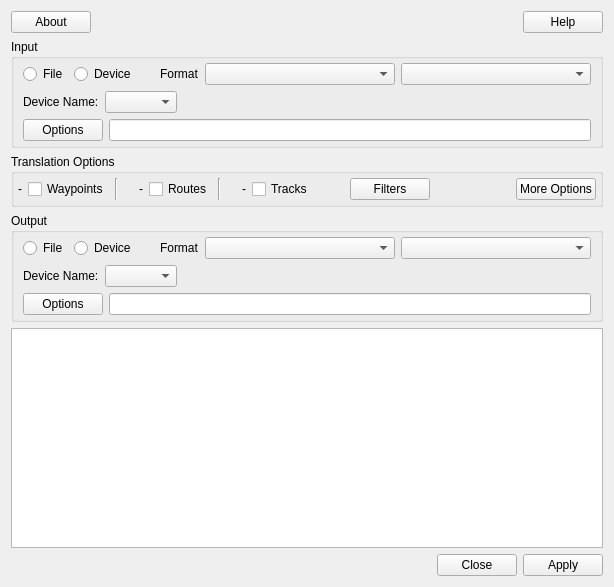
<ui version="4.0" >
 <class>MainDlg</class>
 <widget class="QWidget" name="MainDlg" >
  <property name="geometry" >
   <rect>
    <x>0</x>
    <y>0</y>
    <width>614</width>
    <height>587</height>
   </rect>
  </property>
  <property name="sizePolicy" >
   <sizepolicy vsizetype="Preferred" hsizetype="Preferred" >
    <horstretch>0</horstretch>
    <verstretch>10</verstretch>
   </sizepolicy>
  </property>
  <property name="windowTitle" >
   <string>GpsBabel</string>
  </property>
  <layout class="QVBoxLayout" name="verticalLayout_5" >
   <item>
    <layout class="QHBoxLayout" name="horizontalLayout" >
     <item>
      <widget class="QPushButton" name="aboutButton" >
       <property name="text" >
        <string>About</string>
       </property>
       <property name="icon" >
        <iconset resource="app.qrc" >
         <normaloff>:/images/appicon.png</normaloff>:/images/appicon.png</iconset>
       </property>
      </widget>
     </item>
     <item>
      <spacer name="horizontalSpacer" >
       <property name="orientation" >
        <enum>Qt::Horizontal</enum>
       </property>
       <property name="sizeHint" stdset="0" >
        <size>
         <width>40</width>
         <height>20</height>
        </size>
       </property>
      </spacer>
     </item>
     <item>
      <widget class="QPushButton" name="helpButton" >
       <property name="text" >
        <string>Help</string>
       </property>
       <property name="icon" >
        <iconset resource="app.qrc" >
         <normaloff>:/images/help.png</normaloff>:/images/help.png</iconset>
       </property>
      </widget>
     </item>
    </layout>
   </item>
   <item>
    <widget class="QGroupBox" name="groupBox" >
     <property name="title" >
      <string>Input </string>
     </property>
     <layout class="QVBoxLayout" name="verticalLayout" >
      <property name="topMargin" >
       <number>4</number>
      </property>
      <property name="bottomMargin" >
       <number>4</number>
      </property>
      <item>
       <layout class="QHBoxLayout" name="horizontalLayout_5" >
        <item>
         <widget class="QRadioButton" name="inputFileOptBtn" >
          <property name="sizePolicy" >
           <sizepolicy vsizetype="Fixed" hsizetype="Fixed" >
            <horstretch>0</horstretch>
            <verstretch>0</verstretch>
           </sizepolicy>
          </property>
          <property name="toolTip" >
           <string>If selected, input is from a file.</string>
          </property>
          <property name="text" >
           <string>File</string>
          </property>
         </widget>
        </item>
        <item>
         <widget class="QRadioButton" name="inputDeviceOptBtn" >
          <property name="sizePolicy" >
           <sizepolicy vsizetype="Fixed" hsizetype="Fixed" >
            <horstretch>0</horstretch>
            <verstretch>0</verstretch>
           </sizepolicy>
          </property>
          <property name="toolTip" >
           <string>If selected, input is from a device or GPS unit</string>
          </property>
          <property name="text" >
           <string>Device</string>
          </property>
         </widget>
        </item>
        <item>
         <spacer name="horizontalSpacer_2a" >
          <property name="orientation" >
           <enum>Qt::Horizontal</enum>
          </property>
          <property name="sizeType" >
           <enum>QSizePolicy::Fixed</enum>
          </property>
          <property name="sizeHint" stdset="0" >
           <size>
            <width>18</width>
            <height>20</height>
           </size>
          </property>
         </spacer>
        </item>
        <item>
         <widget class="QLabel" name="label" >
          <property name="sizePolicy" >
           <sizepolicy vsizetype="Preferred" hsizetype="Fixed" >
            <horstretch>0</horstretch>
            <verstretch>0</verstretch>
           </sizepolicy>
          </property>
          <property name="text" >
           <string>Format</string>
          </property>
         </widget>
        </item>
        <item>
         <widget class="QComboBox" name="inputFormatCombo" >
          <property name="toolTip" >
           <string>Input data format</string>
          </property>
         </widget>
        </item>
        <item>
         <widget class="QComboBox" name="inputCharSetCombo" >
          <property name="toolTip" >
           <string>Character encoding of input</string>
          </property>
         </widget>
        </item>
       </layout>
      </item>
      <item>
       <widget class="QStackedWidget" name="inputStackedWidget" >
        <property name="lineWidth" >
         <number>0</number>
        </property>
        <property name="currentIndex" >
         <number>1</number>
        </property>
        <widget class="QWidget" name="inputFilePage" >
         <layout class="QHBoxLayout" name="horizontalLayout_4" >
          <property name="margin" >
           <number>0</number>
          </property>
          <item>
           <layout class="QHBoxLayout" name="horizontalLayout_2" >
            <item>
             <widget class="QPushButton" name="inputFileNameBrowseBtn" >
              <property name="toolTip" >
               <string>Browse for one or more input files. </string>
              </property>
              <property name="text" >
               <string>File Name(s)</string>
              </property>
              <property name="icon" >
               <iconset resource="app.qrc" >
                <normaloff>:/images/open.png</normaloff>:/images/open.png</iconset>
              </property>
             </widget>
            </item>
            <item>
             <widget class="QLineEdit" name="inputFileNameText" >
              <property name="sizePolicy" >
               <sizepolicy vsizetype="Fixed" hsizetype="Expanding" >
                <horstretch>10</horstretch>
                <verstretch>0</verstretch>
               </sizepolicy>
              </property>
             </widget>
            </item>
           </layout>
          </item>
         </layout>
        </widget>
        <widget class="QWidget" name="inputDevicePage" >
         <layout class="QVBoxLayout" name="verticalLayout_2" >
          <property name="margin" >
           <number>0</number>
          </property>
          <item>
           <layout class="QHBoxLayout" name="horizontalLayout_3" >
            <item>
             <widget class="QLabel" name="label_2" >
              <property name="text" >
               <string>Device Name:</string>
              </property>
             </widget>
            </item>
            <item>
             <widget class="QComboBox" name="inputDeviceNameCombo" >
              <property name="toolTip" >
               <string>Name of port to which input device is connected</string>
              </property>
             </widget>
            </item>
            <item>
             <spacer name="horizontalSpacer_3a" >
              <property name="orientation" >
               <enum>Qt::Horizontal</enum>
              </property>
              <property name="sizeHint" stdset="0" >
               <size>
                <width>40</width>
                <height>20</height>
               </size>
              </property>
             </spacer>
            </item>
           </layout>
          </item>
         </layout>
        </widget>
       </widget>
      </item>
      <item>
       <layout class="QHBoxLayout" name="horizontalLayout_6" >
        <item>
         <widget class="QPushButton" name="inputOptionsBtn" >
          <property name="toolTip" >
           <string>Options for the selected input format. </string>
          </property>
          <property name="text" >
           <string>Options</string>
          </property>
         </widget>
        </item>
        <item>
         <widget class="QLineEdit" name="inputOptionsText" />
        </item>
       </layout>
      </item>
     </layout>
    </widget>
   </item>
   <item>
    <widget class="QGroupBox" name="groupBox_2" >
     <property name="title" >
      <string>Translation Options</string>
     </property>
     <layout class="QHBoxLayout" name="horizontalLayout_7" >
      <property name="margin" >
       <number>4</number>
      </property>
      <item>
       <widget class="QLabel" name="wayPtLabel" >
        <property name="text" >
         <string>-</string>
        </property>
        <property name="scaledContents" >
         <bool>false</bool>
        </property>
       </widget>
      </item>
      <item>
       <widget class="QCheckBox" name="xlateWayPtsCk" >
        <property name="toolTip" >
         <string>If selected, translate waypoints.</string>
        </property>
        <property name="text" >
         <string>Waypoints</string>
        </property>
       </widget>
      </item>
      <item>
       <widget class="Line" name="line" >
        <property name="orientation" >
         <enum>Qt::Vertical</enum>
        </property>
       </widget>
      </item>
      <item>
       <spacer name="horizontalSpacer_6" >
        <property name="orientation" >
         <enum>Qt::Horizontal</enum>
        </property>
        <property name="sizeType" >
         <enum>QSizePolicy::Fixed</enum>
        </property>
        <property name="sizeHint" stdset="0" >
         <size>
          <width>15</width>
          <height>20</height>
         </size>
        </property>
       </spacer>
      </item>
      <item>
       <widget class="QLabel" name="routeLabel" >
        <property name="text" >
         <string>-</string>
        </property>
       </widget>
      </item>
      <item>
       <widget class="QCheckBox" name="xlateRoutesCk" >
        <property name="toolTip" >
         <string>If selected, translate routes.</string>
        </property>
        <property name="text" >
         <string>Routes</string>
        </property>
       </widget>
      </item>
      <item>
       <widget class="Line" name="line_2" >
        <property name="orientation" >
         <enum>Qt::Vertical</enum>
        </property>
       </widget>
      </item>
      <item>
       <spacer name="horizontalSpacer_7" >
        <property name="orientation" >
         <enum>Qt::Horizontal</enum>
        </property>
        <property name="sizeType" >
         <enum>QSizePolicy::Fixed</enum>
        </property>
        <property name="sizeHint" stdset="0" >
         <size>
          <width>15</width>
          <height>20</height>
         </size>
        </property>
       </spacer>
      </item>
      <item>
       <widget class="QLabel" name="trackLabel" >
        <property name="text" >
         <string>-</string>
        </property>
       </widget>
      </item>
      <item>
       <widget class="QCheckBox" name="xlateTracksCk" >
        <property name="toolTip" >
         <string>If selected, translate tracks.</string>
        </property>
        <property name="text" >
         <string>Tracks</string>
        </property>
       </widget>
      </item>
      <item>
       <spacer name="horizontalSpacer_4" >
        <property name="orientation" >
         <enum>Qt::Horizontal</enum>
        </property>
        <property name="sizeType" >
         <enum>QSizePolicy::Fixed</enum>
        </property>
        <property name="sizeHint" stdset="0" >
         <size>
          <width>18</width>
          <height>20</height>
         </size>
        </property>
       </spacer>
      </item>
      <item>
       <widget class="QLabel" name="filterStatus" >
        <property name="text" >
         <string/>
        </property>
        <property name="pixmap" >
         <pixmap resource="app.qrc" >:/images/ok20.png</pixmap>
        </property>
        <property name="scaledContents" >
         <bool>false</bool>
        </property>
       </widget>
      </item>
      <item>
       <widget class="QPushButton" name="xlateFiltersBtn" >
        <property name="toolTip" >
         <string>Data Filters between input and output</string>
        </property>
        <property name="text" >
         <string>Filters</string>
        </property>
       </widget>
      </item>
      <item>
       <spacer name="horizontalSpacer_8" >
        <property name="orientation" >
         <enum>Qt::Horizontal</enum>
        </property>
        <property name="sizeHint" stdset="0" >
         <size>
          <width>40</width>
          <height>20</height>
         </size>
        </property>
       </spacer>
      </item>
      <item>
       <spacer name="horizontalSpacer_5" >
        <property name="orientation" >
         <enum>Qt::Horizontal</enum>
        </property>
        <property name="sizeHint" stdset="0" >
         <size>
          <width>244</width>
          <height>20</height>
         </size>
        </property>
       </spacer>
      </item>
      <item>
       <widget class="QPushButton" name="moreOptionButton" >
        <property name="toolTip" >
         <string>More translation options. </string>
        </property>
        <property name="text" >
         <string>More Options</string>
        </property>
       </widget>
      </item>
     </layout>
    </widget>
   </item>
   <item>
    <widget class="QGroupBox" name="groupBox_3" >
     <property name="title" >
      <string>Output</string>
     </property>
     <layout class="QVBoxLayout" name="verticalLayout_3" >
      <property name="topMargin" >
       <number>4</number>
      </property>
      <property name="bottomMargin" >
       <number>4</number>
      </property>
      <item>
       <layout class="QHBoxLayout" name="horizontalLayout_8" >
        <item>
         <widget class="QRadioButton" name="outputFileOptBtn" >
          <property name="sizePolicy" >
           <sizepolicy vsizetype="Fixed" hsizetype="Fixed" >
            <horstretch>0</horstretch>
            <verstretch>0</verstretch>
           </sizepolicy>
          </property>
          <property name="toolTip" >
           <string>If selected, output is to a file. </string>
          </property>
          <property name="text" >
           <string>File</string>
          </property>
         </widget>
        </item>
        <item>
         <widget class="QRadioButton" name="outputDeviceOptBtn" >
          <property name="sizePolicy" >
           <sizepolicy vsizetype="Fixed" hsizetype="Fixed" >
            <horstretch>0</horstretch>
            <verstretch>0</verstretch>
           </sizepolicy>
          </property>
          <property name="toolTip" >
           <string>If selected, output is to a device or GPS unit</string>
          </property>
          <property name="text" >
           <string>Device</string>
          </property>
         </widget>
        </item>
        <item>
         <spacer name="horizontalSpacer_2b" >
          <property name="orientation" >
           <enum>Qt::Horizontal</enum>
          </property>
          <property name="sizeType" >
           <enum>QSizePolicy::Fixed</enum>
          </property>
          <property name="sizeHint" stdset="0" >
           <size>
            <width>18</width>
            <height>20</height>
           </size>
          </property>
         </spacer>
        </item>
        <item>
         <widget class="QLabel" name="label_4" >
          <property name="sizePolicy" >
           <sizepolicy vsizetype="Preferred" hsizetype="Fixed" >
            <horstretch>0</horstretch>
            <verstretch>0</verstretch>
           </sizepolicy>
          </property>
          <property name="text" >
           <string>Format</string>
          </property>
         </widget>
        </item>
        <item>
         <widget class="QComboBox" name="outputFormatCombo" >
          <property name="toolTip" >
           <string>Output data format.</string>
          </property>
         </widget>
        </item>
        <item>
         <widget class="QComboBox" name="outputCharSetCombo" >
          <property name="toolTip" >
           <string>Character encoding of output</string>
          </property>
         </widget>
        </item>
       </layout>
      </item>
      <item>
       <widget class="QStackedWidget" name="outputStackedWidget" >
        <property name="currentIndex" >
         <number>1</number>
        </property>
        <widget class="QWidget" name="outputFilePage" >
         <layout class="QHBoxLayout" name="horizontalLayout_9" >
          <property name="margin" >
           <number>0</number>
          </property>
          <item>
           <layout class="QHBoxLayout" name="horizontalLayout_10" >
            <item>
             <widget class="QPushButton" name="outputFileNameBrowseBtn" >
              <property name="toolTip" >
               <string>Browse for an output file name. </string>
              </property>
              <property name="text" >
               <string>File Name</string>
              </property>
              <property name="icon" >
               <iconset resource="app.qrc" >
                <normaloff>:/images/save.png</normaloff>:/images/save.png</iconset>
              </property>
             </widget>
            </item>
            <item>
             <widget class="QLineEdit" name="outputFileNameText" >
              <property name="sizePolicy" >
               <sizepolicy vsizetype="Fixed" hsizetype="Expanding" >
                <horstretch>10</horstretch>
                <verstretch>0</verstretch>
               </sizepolicy>
              </property>
             </widget>
            </item>
           </layout>
          </item>
         </layout>
        </widget>
        <widget class="QWidget" name="outputDevicePage" >
         <layout class="QVBoxLayout" name="verticalLayout_4" >
          <property name="margin" >
           <number>0</number>
          </property>
          <item>
           <layout class="QHBoxLayout" name="horizontalLayout_11" >
            <item>
             <widget class="QLabel" name="label_6" >
              <property name="text" >
               <string>Device Name:</string>
              </property>
             </widget>
            </item>
            <item>
             <widget class="QComboBox" name="outputDeviceNameCombo" >
              <property name="toolTip" >
               <string>Name of port to which output device is connected</string>
              </property>
             </widget>
            </item>
            <item>
             <spacer name="horizontalSpacer_3b" >
              <property name="orientation" >
               <enum>Qt::Horizontal</enum>
              </property>
              <property name="sizeHint" stdset="0" >
               <size>
                <width>40</width>
                <height>20</height>
               </size>
              </property>
             </spacer>
            </item>
           </layout>
          </item>
         </layout>
        </widget>
       </widget>
      </item>
      <item>
       <layout class="QHBoxLayout" name="horizontalLayout_12" >
        <item>
         <widget class="QPushButton" name="outputOptionsBtn" >
          <property name="toolTip" >
           <string>Options for the selected output format. </string>
          </property>
          <property name="text" >
           <string>Options</string>
          </property>
         </widget>
        </item>
        <item>
         <widget class="QLineEdit" name="outputOptionsText" />
        </item>
       </layout>
      </item>
     </layout>
    </widget>
   </item>
   <item>
    <widget class="QPlainTextEdit" name="outputWindow" >
     <property name="sizePolicy" >
      <sizepolicy vsizetype="Preferred" hsizetype="Preferred" >
       <horstretch>10</horstretch>
       <verstretch>10</verstretch>
      </sizepolicy>
     </property>
     <property name="toolTip" >
      <string>Output of GPSBabel translation process. </string>
     </property>
    </widget>
   </item>
   <item>
    <widget class="QDialogButtonBox" name="buttonBox" >
     <property name="toolTip" >
      <string/>
     </property>
     <property name="standardButtons" >
      <set>QDialogButtonBox::Apply|QDialogButtonBox::Close</set>
     </property>
    </widget>
   </item>
  </layout>
 </widget>
 <resources>
  <include location="app.qrc" />
 </resources>
 <connections/>
</ui>
